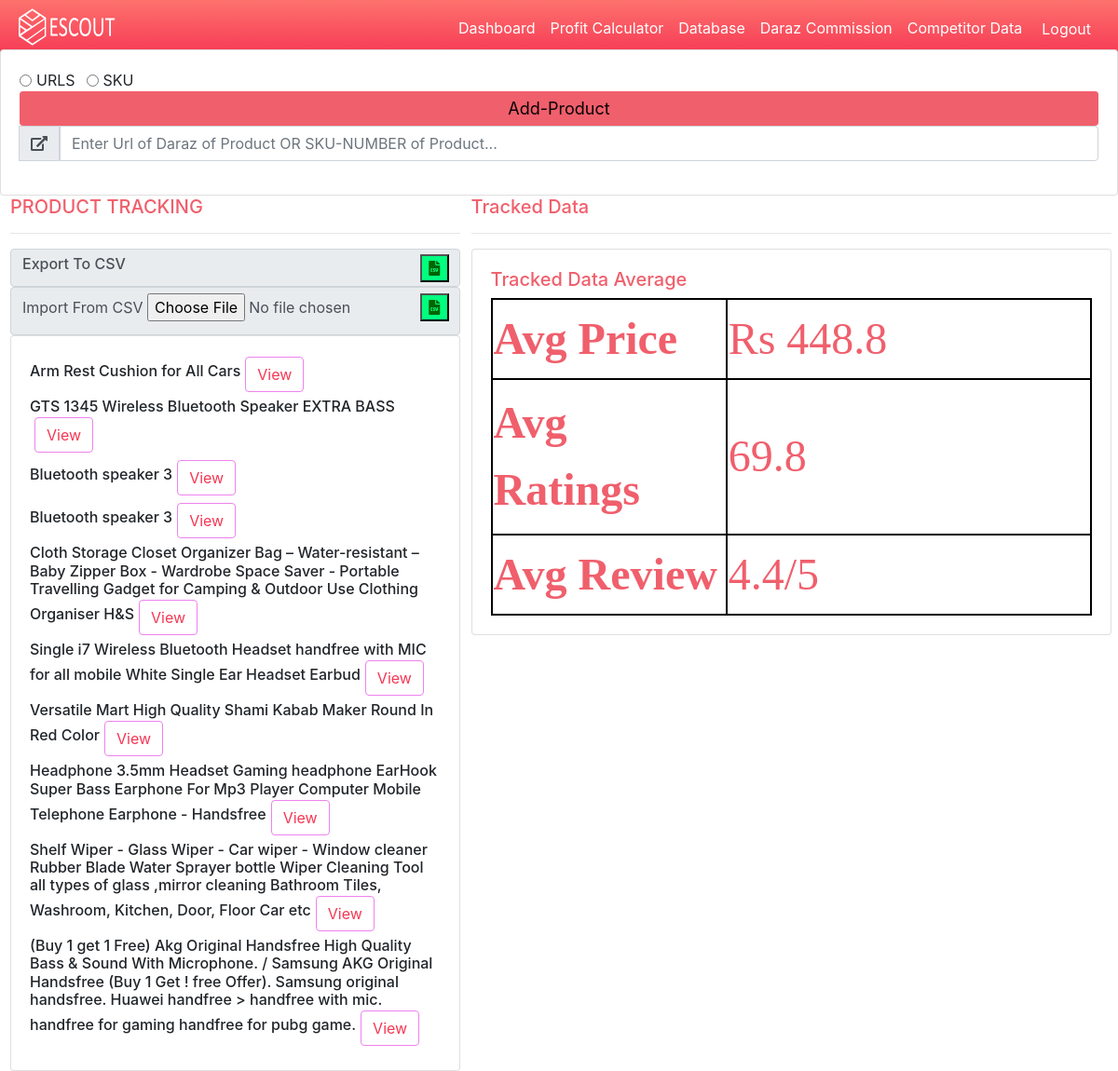
The app's page /dashboard/ (signed in) with its own data.
### PHT/models.py (models this page shows, shortened)
class UserScrapeData(models.Model):
    userid=models.CharField(max_length=200,null=True)
    sku=models.CharField(max_length=200,null=True)
    stock=models.CharField(max_length=200,null=True)
    ratings=models.CharField(max_length=200,null=True)
    item_name=models.CharField(max_length=200,null=True)
    shop_name=models.CharField(max_length=200,null=True)
    item_price=models.CharField(max_length=200,null=True)
    brand=models.CharField(max_length=200,null=True)
    review=models.CharField(max_length=200,null=True)
    time=models.CharField(max_length=200,null=True)
    date=models.CharField(max_length=200,null=True)

### PHT/views.py (the view, shortened to what this page needs)
# urls.py: path('dashboard/',views.dashboard,name='dashboard'),
@login_required(login_url='login')
def dashboard(request):
    userid=request.user.id
    datas=UserScrapeData.objects.filter(userid=userid)
    avgpricelst=[]
    for i in datas:
        a=i.item_price
        a=a.replace('Rs. ','')
        if a.replace(',',''):
            a=a.replace(',','')
        avgpricelst.append(int(a))
    avgpricelst=sum(avgpricelst)/len(avgpricelst)
    avgreviewlst=[]
    for i in datas:
        a=i.review
        if a.replace('/5',''):
            a=a.replace('/5','')
        avgreviewlst.append(float(a))
    avgreviewlst=sum(avgreviewlst)/len(avgreviewlst)
    avgratinglst=[]
    for i in datas:
        a=i.ratings
        if a.replace(' Ratings',''):
            a=a.replace(' Ratings','')
        avgratinglst.append(int(a))
    avgratinglst=sum(avgratinglst)/len(avgratinglst)
    context={'datas':datas,'avgpricelst':avgpricelst,'avgreviewlst':avgreviewlst,'avgratinglst':avgratinglst}
    return render(request,"PHT/dashboard.html",context)

### PHT/templates/PHT/dashboard.html (shortened to what this page needs)
{% extends 'PHT/main.html' %}
{% load static %}
{% block content %}
<link rel="stylesheet" href="https://use.fontawesome.com/releases/v5.6.1/css/all.css"
>
<br>
<div class="card card-body" style="margin-top: -31px;">
	<form method="POST" action="">
		<div class="input-group mb-3">
			<div class="form-check form-check-inline">
				<input class="form-check-input" type="radio" name="URLS" value="URLS">
				<label class="form-check-label" for="URLS">
					URLS
				</label>
			</div>
			<div class="form-check form-check-inline">
				<input class="form-check-input" type="radio" name="URLS" value="SKU">
				<label class="form-check-label" for="SKU">
					SKU
				</label>
			</div>
			<input class="btn btn-primary  btn-sm btn-block" type="submit" value="Add-Product">
			<div class="input-group-append">
				<span class="input-group-text"><i class="fas fa-external-link-alt"></i></span>
			</div>
			<input type="text" name="urls" placeholder="Enter Url of Daraz of Product OR SKU-NUMBER of Product..."
				class="form-control" value="{{urls}}">
		</div>
	</form>
</div>
<div class="row">
	<div class="col-md-5" style="position: relative;left: 11px;">
		<h5 style="position: relative;
        color: #f05f6c;
    ">PRODUCT TRACKING</h5>
		<hr>
		<form method="POST" action="/exporttocsv/" enctype="multipart/form-data">
			<div>
				<span class="input-group-text"><h6>Export To CSV</h6><button name="exportcsv" style="
					position: absolute;
					right: 27px;
					width: 6%;
					color: darkgreen;
					background-color: springgreen;
				"type="submit" >
					<i class="fa fa-file-csv"></i>
				</button>
				</span>
				<span class="input-group-text">
				<label class="custom-file-upload">
					Import From CSV
					<input  name="SAJJAD" type="file"/>
					<button name="importcsv" style="
					position: absolute;
					right: 27px;
					width: 6%;
					color: darkgreen;
					background-color: springgreen;
				"type="file" >
					<i class="fa fa-file-csv"></i>
				</button>
				</label>
				</span>
			</div>
		<div class="card card-body" style="position: relative;">
			<div>
				<div>
					{% for data in datas %}
					<h6>{{data.item_name}}<a class="btn btn-primhassan" href="{% url 'product' data.id  %}">View</a>
					</h6>
					{% endfor %}
				</div>
			</div>
		</div>
	</div>
	<div class="col-md-7" style="
    position: relative;
    left: -7px;
    color: #f05f6c;
">
		<h5 style="color: #f05f6c;">Tracked Data </h5>
		<hr>
		<div class="card card-body" style="
		height: 415px;
		color: #f05f6c;">
		<h5 style="color: #f05f6c;">Tracked Data Average </h5>
		<table style="width: 100%; height: 100%; font-size: 300%;">
			<thead>
				<tbody>
				<tr class="table100-head">
					<th class="column1">Avg Price</th>
					<td class="column2">Rs {{avgpricelst}}</td>
				</tr>
				<tr>
					<th>Avg Ratings</th>
					<td>{{avgratinglst}}</td>
				</tr>
				<tr>
					<th>Avg Review</th>
					<td>{{avgreviewlst}}/5</td>
				</tr>
				</tbody>
			</thead>
		</div>
	</div>
	{% endblock %}

### static/css/main.css (style rules this page uses)
body { background-color: #4380db; }

### PHT/templates/PHT/dashboard.html (style rules this page uses)
.btn-primary { color: #080103; background-color: #f05f6c; font-size: large; border-color: #f05f6c; }
.btn-primhassan { color: #F63854; position: relative; left: 5px; top: 2px; border-color: violet; }
table, td { color: #f05f6c; position: relative; border: 2px solid black; width: 388px; font-family: 'Times New Roman', Times, serif; }
th { position: relative; border: 2px solid black; width: 250px; font-family: 'Times New Roman', Times, serif; }

### records on screen
UserScrapeData: item_name "Arm Rest Cushion for All Cars"
UserScrapeData: item_name "GTS 1345 Wireless Bluetooth Speaker EXTRA BASS"
UserScrapeData: item_name "Bluetooth speaker 3"
UserScrapeData: item_name "Bluetooth speaker 3"
UserScrapeData: item_name "Cloth Storage Closet Organizer Bag – Water-resistant – Baby Zipper Box - Wardrobe Space Saver - Portable Travelling Gadget for Camping & Outdoor Use Clothing Organiser H&S"
UserScrapeData: item_name "Single i7 Wireless Bluetooth Headset handfree with MIC for all mobile White Single Ear Headset Earbud"
UserScrapeData: item_name "Versatile Mart High Quality Shami Kabab Maker Round In Red Color"
UserScrapeData: item_name "Headphone 3.5mm Headset Gaming headphone EarHook Super Bass Earphone For Mp3 Player Computer Mobile Telephone Earphone - Handsfree"
UserScrapeData: item_name "Shelf Wiper - Glass Wiper - Car wiper - Window cleaner Rubber Blade Water Sprayer bottle Wiper Cleaning Tool all types of glass ,mirror cleaning Bathroom Tiles, Washroom, Kitchen, Door, Floor Car etc"
UserScrapeData: item_name "(Buy 1 get 1 Free) Akg Original Handsfree High Quality Bass & Sound With Microphone. / Samsung AKG Original Handsfree (Buy 1 Get ! free Offer). Samsung original handsfree. Huawei handfree > handfree with mic. handfree for gaming handfree for pubg game."

### other values on screen
{{ avgpricelst }} "448.8"
{{ avgratinglst }} "69.8"
{{ avgreviewlst }} "4.4"
